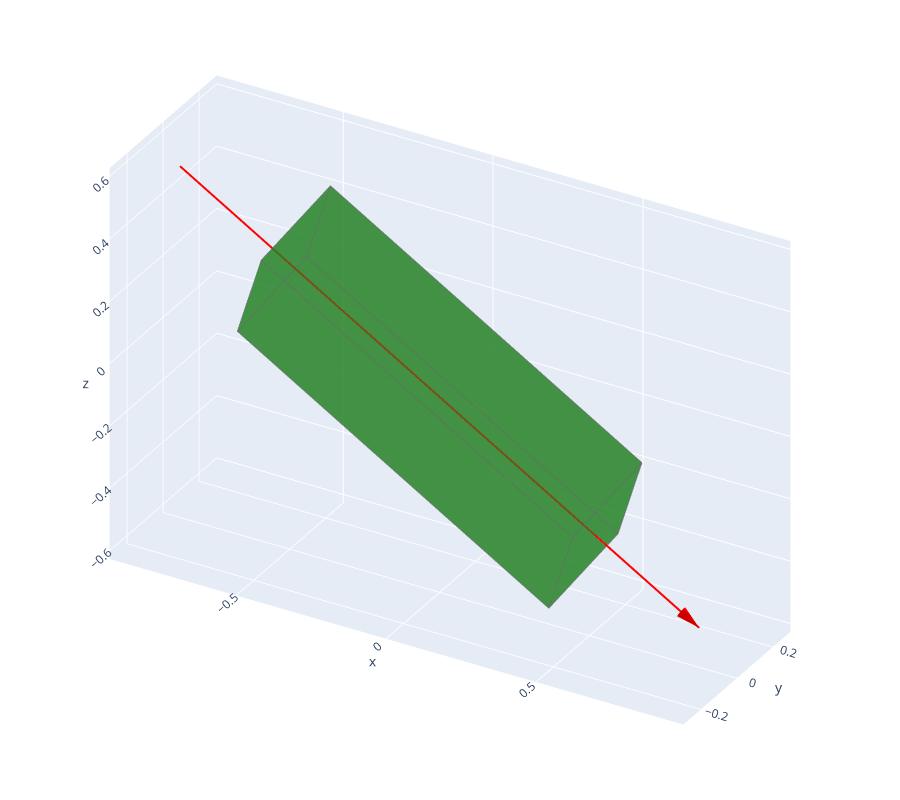

Source (notebook cell):
### Code cell
scene.render("plotly", height=800)

### Figure 1 — Plotly figure (JSON) as saved in the notebook; plotly's stock layout.template omitted (floating-point values rounded to 4 significant figures)
{"data": [{"facecolor": ["#2ca02c", "#2ca02c", "#2ca02c", "#2ca02c", "#2ca02c", "#2ca02c", "#2ca02c", "#2ca02c", "#2ca02c", "#2ca02c", "#2ca02c", "#2ca02c"], "flatshading": true, "hoverinfo": "skip", "i": [0, 0, 4, 4, 8, 8, 12, 12, 16, 16, 20, 20], "j": [1, 2, 5, 6, 9, 10, 13, 14, 17, 18, 21, 22], "k": [2, 3, 6, 7, 10, 11, 14, 15, 18, 19, 22, 23], "opacity": 0.6, "type": "mesh3d", "x": [-0.612, -0.3522, 0.687, 0.4272, -0.687, 0.3522, 0.612, -0.4272, -0.612, 0.4272, 0.3522, -0.687, -0.3522, -0.4272, 0.612, 0.687, -0.612, -0.687, -0.4272, -0.3522, 0.4272, 0.687, 0.612, 0.3522], "y": [0.2799, -0.0201, -0.0201, 0.2799, 0.0201, 0.0201, -0.2799, -0.2799, 0.2799, 0.2799, 0.0201, 0.0201, -0.0201, -0.2799, -0.2799, -0.0201, 0.2799, 0.0201, -0.2799, -0.0201, 0.2799, -0.0201, -0.2799, 0.0201], "z": [0.14, 0.59, -0.01005, -0.46, 0.01005, -0.59, -0.14, 0.46, 0.14, -0.46, -0.59, 0.01005, 0.59, 0.46, -0.14, -0.01005, 0.14, 0.01005, 0.46, 0.59, -0.46, -0.01005, -0.14, -0.59]}, {"hoverinfo": "skip", "line": {"color": "dimgray", "dash": "solid", "width": 2}, "mode": "lines", "opacity": 0.6, "type": "scatter3d", "x": [-0.3522, -0.612, null, 0.687, -0.3522, null, 0.4272, 0.687, null, -0.612, 0.4272, null, 0.3522, -0.687, null, 0.612, 0.3522, null, -0.4272, 0.612, null, -0.687, -0.4272, null, 0.3522, 0.4272, null, -0.612, -0.687, null, -0.4272, -0.3522, null, 0.687, 0.612, null], "y": [-0.0201, 0.2799, null, -0.0201, -0.0201, null, 0.2799, -0.0201, null, 0.2799, 0.2799, null, 0.0201, 0.0201, null, -0.2799, 0.0201, null, -0.2799, -0.2799, null, 0.0201, -0.2799, null, 0.0201, 0.2799, null, 0.2799, 0.0201, null, -0.2799, -0.0201, null, -0.0201, -0.2799, null], "z": [0.59, 0.14, null, -0.01005, 0.59, null, -0.46, -0.01005, null, 0.14, -0.46, null, -0.59, 0.01005, null, -0.14, -0.59, null, 0.46, -0.14, null, 0.01005, 0.46, null, -0.59, -0.46, null, 0.14, 0.01005, null, 0.46, 0.59, null, -0.01005, -0.14, null]}, {"hoverinfo": "skip", "line": {"color": "red", "dash": "solid", "width": 4}, "mode": "lines", "opacity": 1, "type": "scatter3d", "x": [-0.866, 0.866, null], "y": [0, 0, null], "z": [0.5, -0.5, null]}, {"anchor": "tip", "colorscale": [[0, "red"], [1, "red"]], "hoverinfo": "skip", "opacity": 1, "showscale": false, "sizemode": "absolute", "sizeref": 0.06928, "type": "cone", "u": [0.866], "v": [0], "w": [-0.5], "x": [0.866], "y": [0], "z": [-0.5]}], "layout": {"height": 800, "margin": {"b": 0, "l": 0, "r": 0, "t": 0}, "scene": {"aspectmode": "data", "camera": {"eye": {"x": 0.7794, "y": -1.35, "z": 0.9}, "projection": {"type": "orthographic"}, "up": {"x": 0, "y": 0, "z": 1}}, "xaxis": {"visible": true}, "yaxis": {"visible": true}, "zaxis": {"visible": true}}, "showlegend": false}}
